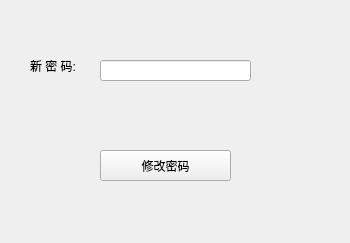
<?xml version="1.0" encoding="UTF-8"?>
<ui version="4.0">
 <class>CChangePassword</class>
 <widget class="QWidget" name="CChangePassword">
  <property name="geometry">
   <rect>
    <x>0</x>
    <y>0</y>
    <width>350</width>
    <height>243</height>
   </rect>
  </property>
  <property name="windowTitle">
   <string>Form</string>
  </property>
  <widget class="QPushButton" name="BTN_NEWPASS">
   <property name="geometry">
    <rect>
     <x>100</x>
     <y>150</y>
     <width>131</width>
     <height>31</height>
    </rect>
   </property>
   <property name="text">
    <string>修改密码</string>
   </property>
  </widget>
  <widget class="QLabel" name="label">
   <property name="geometry">
    <rect>
     <x>30</x>
     <y>50</y>
     <width>71</width>
     <height>31</height>
    </rect>
   </property>
   <property name="text">
    <string>新 密 码: </string>
   </property>
  </widget>
  <widget class="QLineEdit" name="EDIT_PASSWORD">
   <property name="geometry">
    <rect>
     <x>100</x>
     <y>60</y>
     <width>151</width>
     <height>21</height>
    </rect>
   </property>
  </widget>
 </widget>
 <resources/>
 <connections/>
</ui>
